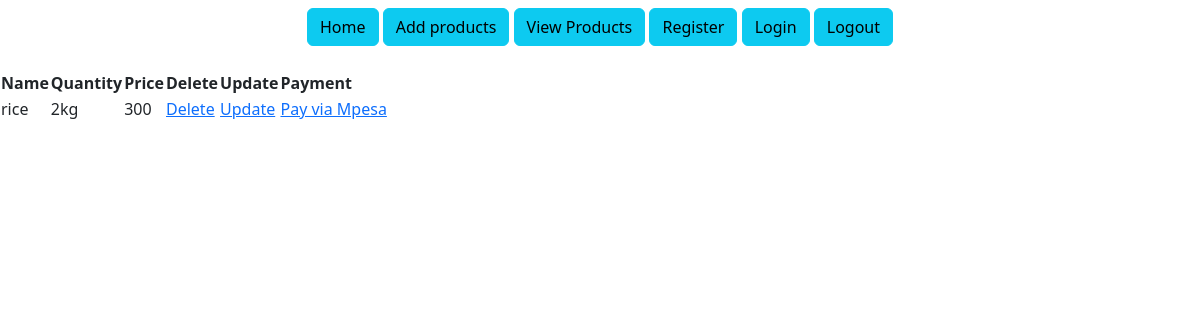
The page /products/ (signed in) on the database as committed earlier.
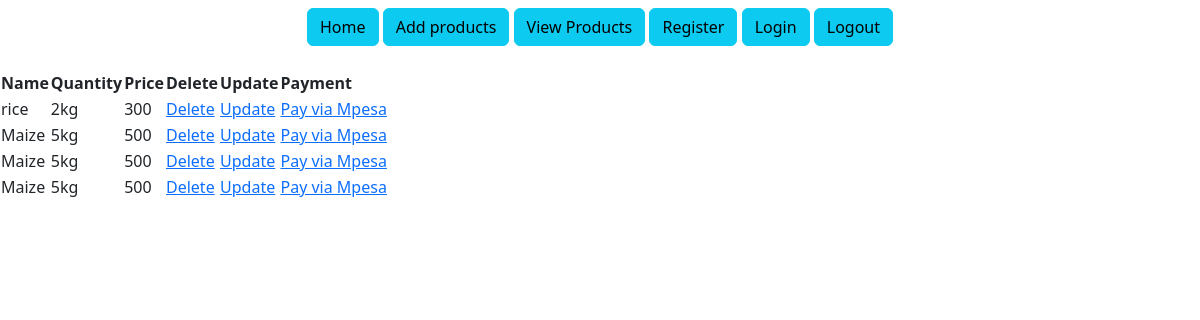
The same page on the database as committed later.
### morningDjangoProject/models.py (models this page shows)
class Product(models.Model):
    prod_name = models.CharField(max_length=30, blank=False, null=False)
    prod_quantity = models.CharField(max_length=30, blank=False, null=False)
    prod_price = models.CharField(max_length=30, blank=False, null=False)

### morningDjangoProject/views.py (the view)
# urls.py: path('products/', general_views.view_products, name='products'),
@login_required
def view_products(request):
    products = Product.objects.all()
    return render(request, 'products.html', {'products': products})

### templates/products.html
{% extends 'base.html' %}
{% load static %}
{% load crispy_forms_filters %}
{% load crispy_forms_tags %}
{% block content %}
    <section class="products-section">
        <div class="product-section-container">
           <table>
               <tr>
                   <th>Name</th>
                   <th>Quantity</th>
                   <th>Price</th>
                   <th>Delete</th>
                   <th>Update</th>
                   <th>Payment</th>
               </tr>
                {% for product in products %}
               <tr>
                   <td>{{ product.prod_name }}</td>
                   <td>{{ product.prod_quantity }}</td>
                   <td>{{ product.prod_price }}</td>
                   <td><a href="/delete-product/{{ product.id }}">Delete</a></td>
                   <td><a href="/update-product/{{ product.id }}">Update</a></td>
                   <td><a href="/pay/{{ product.id }}">Pay via Mpesa</a></td>
               </tr>
               {% endfor %}
           </table>
        </div>
    </section>
{% endblock %}

### templates/base.html (shortened to what this page needs)
<!DOCTYPE html>
<html lang="en">
<head>
    {% load static %}
    {% load crispy_forms_tags %}
    <link rel="stylesheet" href="{% static 'css/bootstrap.css' %}">
</head>
<body>
<section class="navigation-section">
    <div class="navigation-section-container d-flex justify-content-center mb-4 mt-2">
        <nav class="navigation">
            <a href="{% url 'home' %}"><button class="btn btn-info">Home</button></a>
            <a href="{% url 'add-product' %}"><button class="btn btn-info">Add products</button></a>
            <a href="{% url 'products' %}"><button class="btn btn-info">View Products</button></a>
            <a href={% url "register" %}><button class="btn btn-info">Register</button></a>
            <a href="{% url 'login' %}"><button class="btn btn-info">Login</button></a>
            <a href="{% url 'logout' %}"><button class="btn btn-info">Logout</button></a>
        </nav>
    </div>
</section>
{% block content %}
{% endblock %}
</body>
</html>

Rows that differ between the two databases and show on the page:
added Product: prod_name "Maize", prod_quantity "5kg", prod_price "500"
added Product: prod_name "Maize", prod_quantity "5kg", prod_price "500"
added Product: prod_name "Maize", prod_quantity "5kg", prod_price "500"
